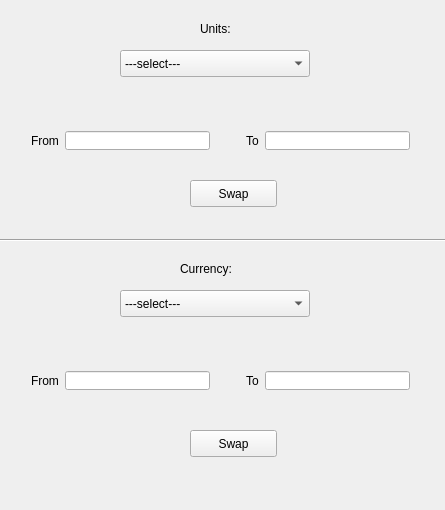
<?xml version="1.0" encoding="UTF-8"?>
<ui version="4.0">
 <class>Widget</class>
 <widget class="QWidget" name="Widget">
  <property name="enabled">
   <bool>true</bool>
  </property>
  <property name="geometry">
   <rect>
    <x>0</x>
    <y>0</y>
    <width>445</width>
    <height>510</height>
   </rect>
  </property>
  <property name="baseSize">
   <size>
    <width>0</width>
    <height>0</height>
   </size>
  </property>
  <property name="cursor">
   <cursorShape>ArrowCursor</cursorShape>
  </property>
  <property name="windowTitle">
   <string>Widget</string>
  </property>
  <property name="whatsThis">
   <string>&lt;html&gt;&lt;head/&gt;&lt;body&gt;&lt;p&gt;&lt;br/&gt;&lt;/p&gt;&lt;/body&gt;&lt;/html&gt;</string>
  </property>
  <widget class="QComboBox" name="combo_units">
   <property name="geometry">
    <rect>
     <x>120</x>
     <y>50</y>
     <width>190</width>
     <height>27</height>
    </rect>
   </property>
   <item>
    <property name="text">
     <string>---select---</string>
    </property>
   </item>
   <item>
    <property name="text">
     <string>inches / cm</string>
    </property>
   </item>
   <item>
    <property name="text">
     <string>miles / km</string>
    </property>
   </item>
   <item>
    <property name="text">
     <string>lb / kg</string>
    </property>
   </item>
   <item>
    <property name="text">
     <string>gallons / liters</string>
    </property>
   </item>
   <item>
    <property name="text">
     <string>oz / ml</string>
    </property>
   </item>
  </widget>
  <widget class="QPushButton" name="button_swap">
   <property name="geometry">
    <rect>
     <x>190</x>
     <y>180</y>
     <width>87</width>
     <height>27</height>
    </rect>
   </property>
   <property name="text">
    <string>Swap</string>
   </property>
  </widget>
  <widget class="QWidget" name="horizontalLayoutWidget">
   <property name="geometry">
    <rect>
     <x>20</x>
     <y>120</y>
     <width>401</width>
     <height>41</height>
    </rect>
   </property>
   <layout class="QHBoxLayout" name="horizontalLayout">
    <item>
     <widget class="QLabel" name="label">
      <property name="text">
       <string>From</string>
      </property>
     </widget>
    </item>
    <item>
     <widget class="QLineEdit" name="textfield_input">
      <property name="inputMethodHints">
       <set>Qt::ImhNone</set>
      </property>
     </widget>
    </item>
    <item>
     <spacer name="horizontalSpacer">
      <property name="orientation">
       <enum>Qt::Horizontal</enum>
      </property>
      <property name="sizeType">
       <enum>QSizePolicy::Fixed</enum>
      </property>
      <property name="sizeHint" stdset="0">
       <size>
        <width>30</width>
        <height>20</height>
       </size>
      </property>
     </spacer>
    </item>
    <item>
     <widget class="QLabel" name="label_2">
      <property name="text">
       <string>To</string>
      </property>
     </widget>
    </item>
    <item>
     <widget class="QLineEdit" name="textfield_output">
      <property name="focusPolicy">
       <enum>Qt::NoFocus</enum>
      </property>
      <property name="readOnly">
       <bool>true</bool>
      </property>
     </widget>
    </item>
   </layout>
  </widget>
  <widget class="QComboBox" name="currency_combobox">
   <property name="geometry">
    <rect>
     <x>120</x>
     <y>290</y>
     <width>190</width>
     <height>27</height>
    </rect>
   </property>
   <item>
    <property name="text">
     <string>---select---</string>
    </property>
   </item>
   <item>
    <property name="text">
     <string>dollar / eur</string>
    </property>
   </item>
   <item>
    <property name="text">
     <string>swiss franc / eur</string>
    </property>
   </item>
   <item>
    <property name="text">
     <string>croatian kuna / eur</string>
    </property>
   </item>
   <item>
    <property name="text">
     <string>brittish pound / eur</string>
    </property>
   </item>
   <item>
    <property name="text">
     <string>japanese yen / eur</string>
    </property>
   </item>
   <item>
    <property name="text">
     <string>bitcoin / eur</string>
    </property>
   </item>
  </widget>
  <widget class="Line" name="line">
   <property name="geometry">
    <rect>
     <x>-50</x>
     <y>230</y>
     <width>511</width>
     <height>20</height>
    </rect>
   </property>
   <property name="sizePolicy">
    <sizepolicy hsizetype="Expanding" vsizetype="Fixed">
     <horstretch>0</horstretch>
     <verstretch>0</verstretch>
    </sizepolicy>
   </property>
   <property name="orientation">
    <enum>Qt::Horizontal</enum>
   </property>
  </widget>
  <widget class="QWidget" name="horizontalLayoutWidget_2">
   <property name="geometry">
    <rect>
     <x>20</x>
     <y>360</y>
     <width>401</width>
     <height>41</height>
    </rect>
   </property>
   <layout class="QHBoxLayout" name="horizontalLayout_2">
    <item>
     <widget class="QLabel" name="currency_label_from">
      <property name="text">
       <string>From</string>
      </property>
     </widget>
    </item>
    <item>
     <widget class="QLineEdit" name="currency_input"/>
    </item>
    <item>
     <spacer name="horizontalSpacer_2">
      <property name="orientation">
       <enum>Qt::Horizontal</enum>
      </property>
      <property name="sizeType">
       <enum>QSizePolicy::Fixed</enum>
      </property>
      <property name="sizeHint" stdset="0">
       <size>
        <width>30</width>
        <height>20</height>
       </size>
      </property>
     </spacer>
    </item>
    <item>
     <widget class="QLabel" name="currency_label_to">
      <property name="text">
       <string>To</string>
      </property>
     </widget>
    </item>
    <item>
     <widget class="QLineEdit" name="currency_output">
      <property name="focusPolicy">
       <enum>Qt::NoFocus</enum>
      </property>
      <property name="readOnly">
       <bool>true</bool>
      </property>
     </widget>
    </item>
   </layout>
  </widget>
  <widget class="QPushButton" name="currencybutton_swap">
   <property name="geometry">
    <rect>
     <x>190</x>
     <y>430</y>
     <width>87</width>
     <height>27</height>
    </rect>
   </property>
   <property name="text">
    <string>Swap</string>
   </property>
  </widget>
  <widget class="QLabel" name="label_5">
   <property name="geometry">
    <rect>
     <x>180</x>
     <y>260</y>
     <width>61</width>
     <height>17</height>
    </rect>
   </property>
   <property name="text">
    <string>Currency:</string>
   </property>
  </widget>
  <widget class="QLabel" name="label_6">
   <property name="geometry">
    <rect>
     <x>200</x>
     <y>20</y>
     <width>41</width>
     <height>17</height>
    </rect>
   </property>
   <property name="text">
    <string>Units:</string>
   </property>
  </widget>
 </widget>
 <layoutdefault spacing="6" margin="11"/>
 <resources/>
 <connections/>
</ui>
